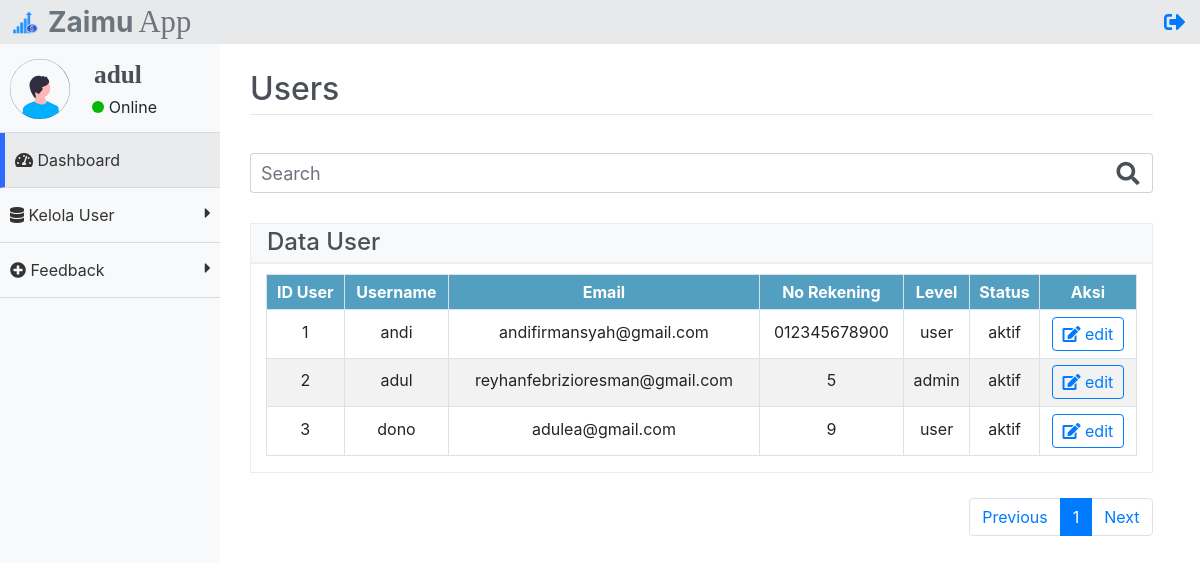
Page /kelolaUser.php (signed in) on the committed database.
### tables this page shows
CREATE TABLE `users` (
  `id_user` int(11) NOT NULL,
  `email` varchar(50) NOT NULL,
  `username` varchar(50) NOT NULL,
  `password` varchar(255) NOT NULL,
  `status` varchar(20) NOT NULL DEFAULT 'aktif',
  `level` varchar(10) NOT NULL DEFAULT 'user',
  `no_rek` char(12) NOT NULL
);

### function/functions.php (called while the page is built, shortened)
<?php
    $koneksi = mysqli_connect('localhost', 'root', '', 'db_keuangan');
    if (mysqli_connect_error() == true) {
        die('Gagal terhubung ke database');
        return false;
    } else {
        return true;
    }
    function query($query) {
        global $koneksi;
        $result = mysqli_query($koneksi, $query);
        $rows = [];
        while( $row = mysqli_fetch_assoc($result) ) {
            $rows[] = $row;
        }
        return $rows;
    }

### kelolaUser.php (the view, shortened to what this page needs)
<?php
require 'function/functions.php';
if(isset($_COOKIE['login'])) {
    if ($_COOKIE['level'] == 'admin') {
        $_SESSION['login'] = true;
        $ambilNama = $_COOKIE['login'];
    }
    elseif ($_COOKIE['level'] == 'user') {
        $_SESSION['login'] = true;
        header('Location: index');
    }
}
elseif ($_SESSION['level'] == 'admin') {
    $ambilNama = $_SESSION['user'];
}
else {
    if ($_SESSION['level'] == 'user') {
        header('Location: index');
        exit;
    }
}
$jumlahTabel = 5;
$jumlahData = count(query("SELECT * FROM users WHERE username NOT LIKE 'admin'"));
$jumlahHalaman = ceil($jumlahData / $jumlahTabel);
$halamanAktif = (isset($_GET['halaman'])) ? $_GET['halaman'] : 1;
$awalData = ($jumlahTabel * $halamanAktif) - $jumlahTabel;
$dataUser = query("SELECT * FROM users WHERE username NOT LIKE 'admin' LIMIT $awalData, $jumlahTabel");
?>
<!DOCTYPE html>
<html lang="en">
<head>
    <link rel="stylesheet" href="css/bootstrap.css">
    <link rel="stylesheet" href="css/bootstrap.min.css">
    <link rel="stylesheet" href="css/bootstrap-reboot.min.css">
    <link rel="stylesheet" href="https://use.fontawesome.com/releases/v5.6.3/css/all.css"
>
    <link rel="stylesheet" href="css/styler.css?v=1.0">
    <link rel="stylesheet" type="text/css" href="https://cdnjs.cloudflare.com/ajax/libs/sweetalert/1.1.3/sweetalert.min.css">
</head>
<body>
    <div class="header">
        <img src="img/zaimu.png" width="25px" height="25px" class="float-left logo-fav">
        <h3 class="text-secondary font-weight-bold float-left logo">Zaimu</h3>
        <h3 class="text-secondary float-left logo2">App</h3>
        <a href="administrator">
            <div class="logout">
                <i class="fas fa-sign-out-alt float-right log"></i>
            </div>
        </a>
    </div>
    <div class="sidebar">
        <nav>
            <ul>
                <li>
                    <img src="img/avatar.svg" class="img-fluid profile float-left" width="60px">
                    <h5 class="admin"><?= substr($ambilNama, 0, 7) ?></h5>
                    <div class="online online2">
                        <p class="float-right ontext">Online</p>
                        <div class="on float-right"></div>
                    </div>
                </li>
                <a href="dashboard_admin" style="text-decoration: none;">
                    <li class="aktif" style="border-left: 5px solid #306bff;">
                        <div>
                            <span class="fas fa-tachometer-alt"></span>
                            <span>Dashboard</span>
                        </div>
                    </li>
                </a>
                <li class="klik" id="flip" style="cursor:pointer;">
                    <div>
                        <span class="fas fa-database"></span>
                        <span>Kelola User</span>
                        <i class="fas fa-caret-right float-right" style="line-height: 20px;"></i>
                    </div>
                </li>
                <li class="klik2" id="flip2" style="cursor:pointer;">
                    <div>
                        <span class="fas fa-plus-circle"></span>
                        <span>Feedback</span>
                        <i class="fas fa-caret-right float-right" style="line-height: 20px;"></i>
                    </div>
                </li>
            </ul>
        </nav>
    </div>
    <div class="main-content khusus">
        <div class="konten khusus2">
            <div class="konten_dalem khusus3">
                <h2 class="head" style="color: #4b4f58;">Users</h2>
                <hr style="margin-top: -2px;">
                <div class="row cari-filter" style="margin-top: 10px;">
                    <div class="col-lg-12" style="margin-top: 20px;">
                        <div class="input-group">
                            <input type="text" name="cari" class="form-control border-right-0 cari" id="keyword" placeholder="Search" style="width: 90%;padding: 5px 10px; font-size: 18px;" autocomplete="off">
                            <div class="input-group-append">
                                <span class="input-group-text bg-white border-left-0 icone"><i class="fa fa-search" style="font-size: 23px;"></i></span>
                            </div>
                        </div>
                    </div>
                </div>
                <div class="headline" style="height: 40px;margin-top: 15px;">
                    <h4 class="ml-3 mt-1" style="color: #4b4f58">Data User</h4>
                </div>
                <div class="container tampil" id="container">
                    <div class="row" id="row">
                        <div class="col-md-12">
                            <div class="table-responsive">
                                <table class="table table-sm table-hover table-striped table-bordered">
                                    <tr>
                                        <th>ID User</th>
                                        <th>Username</th>
                                        <th>Email</th>
                                        <th>No Rekening</th>
                                        <th>Level</th>
                                        <th>Status</th>
                                        <th>Aksi</th>
                                    </tr>
                                    <?php $i = 1; ?>
                                    <?php foreach($dataUser as $row) : ?>
                                        <?php if ($row['username'] != 'admin') : ?>
                                            <tr id="<?= $row['id_user'] ?>" style="cursor: pointer">
                                                <td><?= $i++?></td>
                                                <td data-target="username" class="data" data-id="<?= $row['id_user'] ?>"><?= $row['username'] ?></td>
                                                <td data-target="email" class="data" data-id="<?= $row['id_user'] ?>"><?= $row['email'] ?></td>
                                                <td data-target="no_rek"><?= $row['no_rek'] ?></td>
                                                <td class="data" data-id="<?= $row['id_user'] ?>"><?= $row['level'] ?></td>
                                                <td data-target="status" class="data" data-id="<?= $row['id_user'] ?>"><?= $row['status']?></td>
                                                <td>
                                                    <button data-id="<?= $row['id_user'] ?>" data-role="update" class="btn btn-outline-primary openBtn">
                                                        <i class="fas fa-edit"></i> edit
                                                    </button>
                                                </td>
                                            </tr>
                                        <?php endif; ?>
                                    <?php endforeach; ?>
                                </table>
                            </div>
                        </div>
                    </div>
                </div>
                <div class="panel-footer">
                    <nav class="float-right page">
                        <ul class="pagination">
                            <?php if ($halamanAktif > 1) : ?>
                            <li class="page-item">
                                <a href="?halaman=<?= $halamanAktif - 1 ?>" class="page-link">Previous</a>
                            </li>
                            <?php else : ?>
                            <li class="page-item">
                                <div class="page-link">Previous</div>
                            </li>
                            <?php endif; ?>
                            <?php for ($i = 1; $i <= $jumlahHalaman; $i++) : ?>
                                <?php if ($i == $halamanAktif) : ?>
                                <li class="page-item active" aria-current="page">
                                    <a class="page-link" href="?halaman=<?= $i; ?>"><?= $i; ?></a>
                                </li>
                                <?php else : ?>
                                <li class="page-item" aria-current="page">
                                    <a class="page-link" href="?halaman=<?= $i; ?>"><?= $i; ?></a>
                                </li>
                                <?php endif; ?>
                            <?php endfor; ?>
                            <?php if ($halamanAktif < $jumlahHalaman) : ?>
                            <li>
                                <a href="?halaman=<?= $halamanAktif + 1 ?>" class="page-link" href="#">Next</a>
                            </li>
                            <?php else : ?>
                            <li class="page-item">
                                <div class="page-link">Next</div>
                            </li>
                            <?php endif; ?>
                        </ul>
                    </nav>
                </div>
            </div>
        </div>
    </div>
    <br>
</body>
</html>

### css/styler.css (style rules this page uses)
* { padding: 0; margin: 0; box-sizing: border-box; }
html, body { height: 100%; }
.header { position: fixed; height: 44px; width: 100%; background: #e7e9ea; z-index: 4; }
h3.logo { line-height: 44px; margin-left: 10px; }
.logo2 { line-height: 44px; margin-left: 5px; font-size: 23pt; font-family: nyala; }
.logo-fav { margin-left: 13px; margin-top: 10px; }
.sidebar { position: fixed; width: 100%; background: #f8f9fa; height: 100%; z-index: 3; padding-top: 44px; }
.konten_dalem { width: 95%; }
.aktif { background: #e9eaeb; }
span { color: #333; }
.sidebar ul { list-style: none; padding: 0; margin: 0; }
.sidebar ul li { padding: 15px 10px; cursor: pointer; border-bottom: 1px solid rgb(221, 219, 219); }
.sidebar ul li i { color: #333; }
.main-content { padding-top: 50px; }
.cari { height: 35px; }
.log { font-size: 16pt; line-height: 45px; margin-right: 10px; }
.logout { font-family: nyala; font-size: 17pt; line-height: 44px; margin-right: 5px; }
div.konten { margin-left: 50px; margin-top: 20px; }
th { background: #529fc1; color: #fff; padding: 5px; text-align: center; }
td { line-height: 35px; text-align: center; }
.btn { padding: 4px 10px; margin: 2px 0; }
.page { margin-top: -5px; }
.container { margin-bottom: 30px; border: 1px solid rgb(238, 236, 236); max-width: 100%; }
.headline { height: 35px; background: #f8f9fa; border: 1px solid rgb(238, 236, 236); }
.row { margin-top: 10px; }
.admin { font-size: 19pt; font-weight: bold; font-family: nyala; margin-right: 40px; color: #4b4f58; margin-bottom: 28px; margin-left: 84px; }
.online { font-size: 12pt; margin-right: 42px; }
.online2 { margin-right: 53px; }
.on { width: 12px; height: 12px; border-radius: 50%; background: rgb(7, 184, 7); margin-top: -16px; }
.ontext { margin-top: -22px; margin-left: 5px; }
.profile { transition: 1.2s; }
.form-control { height: 40px; }
.cari-filter { padding-bottom: 15px; padding-top: 2px; }
@media screen and (min-width: 600px) { .sidebar { width: 80px; } }
@media screen and (min-width: 600px) { .sidebar ul li span:nth-child(2) { display: none; } }
@media screen and (min-width: 600px) { .sidebar ul li { text-align: center; } }
@media screen and (min-width: 600px) { .sidebar ul li i { font-size: 26px; } }
@media screen and (min-width: 600px) { .main-content { margin-left: 80px; } }
@media screen and (min-width: 1000px) { .sidebar { width: 220px; } }
@media screen and (min-width: 1000px) { .sidebar ul li { text-align: left; } }
@media screen and (min-width: 1000px) { .sidebar ul li span:nth-child(2) { display: inline; } }
@media screen and (min-width: 1000px) { .sidebar ul li i { font-size: 16px; } }
@media screen and (min-width: 1000px) { .main-content { margin-left: 200px; } }

### rows in the picture
users: username "andi", email "andifirmansyah@gmail.com", no_rek "012345678900", level "user", status "aktif"
users: username "adul", email "reyhanfebrizioresman@gmail.com", no_rek "5", level "admin", status "aktif"
users: username "dono", email "adulea@gmail.com", no_rek "9", level "user", status "aktif"

### other values in the picture
substr($ambilNama, 0, 7) "adul"
